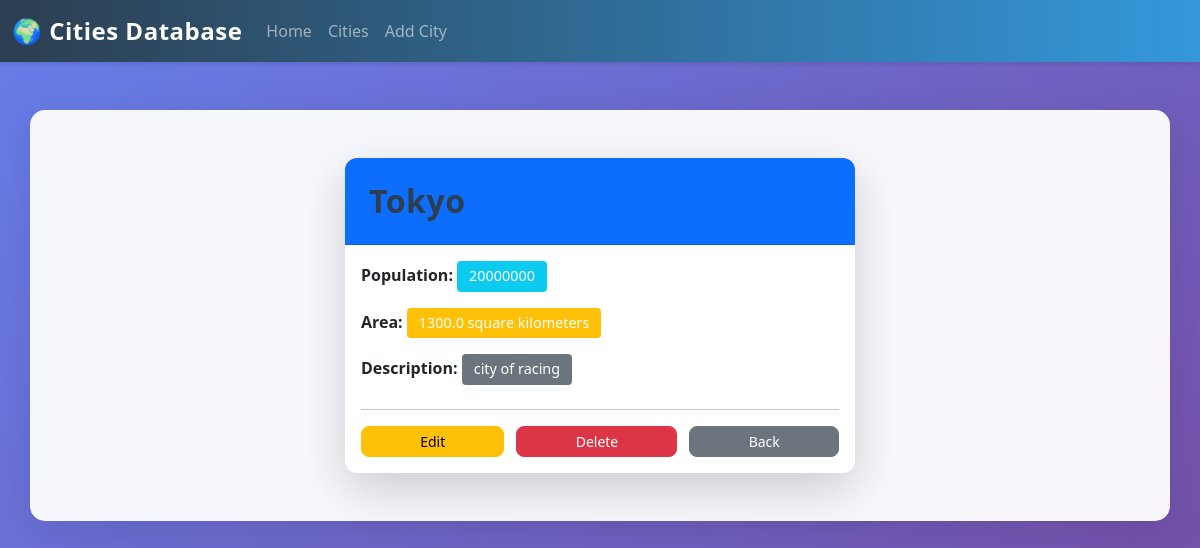
The app's page /firstDjango/city/1/ with its own data.
### firstDjango/models.py (models this page shows, shortened)
class City(models.Model):
    name=models.CharField(max_length=200)
    population=models.IntegerField()
    area=models.FloatField()
    description=models.CharField(max_length=255)
    updated_at=models.DateTimeField(auto_now=True)
    created_at=models.DateTimeField(auto_now_add=True)

### firstDjango/views.py (the view)
# urls.py: path('city/<int:pk>/', views.City_detail, name='city-detail'),
def City_detail(request, pk):
    city = get_object_or_404(City, pk=pk)
    context = {"city": city}
    return render(request, 'city_details.html', context)

### templates/city_details.html
{% extends 'main.html' %}
{% block content %}
<div class="container mt-5">
    <div class="row justify-content-center">
        <div class="col-md-6">
            <div class="card shadow-lg">
                <div class="card-header bg-primary text-white">
                    <h2 class="card-title mb-0">{{ city.name }}</h2>
                </div>
                <div class="card-body">
                    <div class="mb-4">
                        <p><strong>Population:</strong> <span class="badge bg-info">{{ city.population }}</span></p>
                        <p><strong>Area:</strong> <span class="badge bg-warning">{{ city.area }} square kilometers</span></p>
                        <p><strong>Description:</strong> <span class="badge bg-secondary">{{ city.description }}</span></p>
                    </div>
                    <hr>
                    <div class="d-flex gap-2">
                        <a href="{% url 'update-city' city.pk %}" class="btn btn-warning btn-sm flex-grow-1">Edit</a>
                        <a href="{% url 'delete-city' city.pk %}" class="btn btn-danger btn-sm flex-grow-1">Delete</a>
                        <a href="{% url 'fetchAll' %}" class="btn btn-secondary btn-sm flex-grow-1">Back</a>
                    </div>
                </div>
            </div>
        </div>
    </div>
</div>
{% endblock %}

### templates/main.html (style rules this page uses)
:root { --primary-color: #2c3e50; --secondary-color: #3498db; --accent-color: #e74c3c; }
body { background: linear-gradient(135deg, #667eea 0%, #764ba2 100%); min-height: 100vh; font-family: 'Segoe UI', Tahoma, Geneva, Verdana, sans-serif; }
.card { border: none; border-radius: 12px; overflow: hidden; transition: all 0.3s ease; }
.card-header { padding: 1.5rem; font-weight: 600; letter-spacing: 0.5px; }
.btn { border-radius: 8px; font-weight: 500; transition: all 0.3s ease; }
.badge { padding: 0.5rem 0.75rem; font-size: 0.9rem; font-weight: 500; }
.container { background: rgba(255, 255, 255, 0.95); border-radius: 15px; padding: 3rem; margin-top: 2rem; margin-bottom: 2rem; box-shadow: 0 10px 40px rgba(0,0,0,0.1); }
h1, h2, h3, h4, h5, h6 { color: var(--primary-color); font-weight: 600; }
.gap-2 { gap: 0.75rem !important; }

### records on screen
City: name "Tokyo", population "20000000", area "1300.0", description "city of racing"
